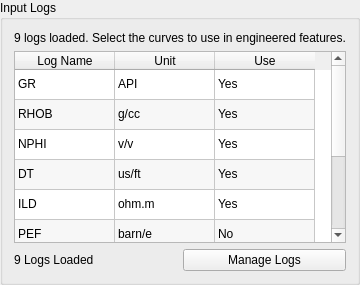
            <widget class="QGroupBox" name="grpInputLogsFeature">
             <property name="title"><string>Input Logs</string></property>
             <layout class="QVBoxLayout" name="grpInputLogsFeatureLayout">
              <item><widget class="QLabel" name="smallHint"><property name="text"><string>9 logs loaded. Select the curves to use in engineered features.</string></property></widget></item>
              <item>
               <widget class="QTableWidget" name="tblLogs">
                <property name="alternatingRowColors"><bool>true</bool></property>
                <property name="rowCount"><number>9</number></property>
                <property name="columnCount"><number>3</number></property>
                <attribute name="horizontalHeaderVisible"><bool>true</bool></attribute>
                <attribute name="verticalHeaderVisible"><bool>false</bool></attribute>
                <column><property name="text"><string>Log Name</string></property></column>
                <column><property name="text"><string>Unit</string></property></column>
                <column><property name="text"><string>Use</string></property></column>
                <item row="0" column="0"><property name="text"><string>GR</string></property></item>
                <item row="0" column="1"><property name="text"><string>API</string></property></item>
                <item row="0" column="2"><property name="text"><string>Yes</string></property></item>
                <item row="1" column="0"><property name="text"><string>RHOB</string></property></item>
                <item row="1" column="1"><property name="text"><string>g/cc</string></property></item>
                <item row="1" column="2"><property name="text"><string>Yes</string></property></item>
                <item row="2" column="0"><property name="text"><string>NPHI</string></property></item>
                <item row="2" column="1"><property name="text"><string>v/v</string></property></item>
                <item row="2" column="2"><property name="text"><string>Yes</string></property></item>
                <item row="3" column="0"><property name="text"><string>DT</string></property></item>
                <item row="3" column="1"><property name="text"><string>us/ft</string></property></item>
                <item row="3" column="2"><property name="text"><string>Yes</string></property></item>
                <item row="4" column="0"><property name="text"><string>ILD</string></property></item>
                <item row="4" column="1"><property name="text"><string>ohm.m</string></property></item>
                <item row="4" column="2"><property name="text"><string>Yes</string></property></item>
                <item row="5" column="0"><property name="text"><string>PEF</string></property></item>
                <item row="5" column="1"><property name="text"><string>barn/e</string></property></item>
                <item row="5" column="2"><property name="text"><string>No</string></property></item>
                <item row="6" column="0"><property name="text"><string>CALI</string></property></item>
                <item row="6" column="1"><property name="text"><string>in</string></property></item>
                <item row="6" column="2"><property name="text"><string>No</string></property></item>
               </widget>
              </item>
              <item>
               <layout class="QHBoxLayout" name="featureLogButtonRow">
                <item><widget class="QLabel" name="metricCard_3"><property name="text"><string>9 Logs Loaded</string></property></widget></item>
                <item><widget class="QPushButton" name="btnManageLogs"><property name="text"><string>Manage Logs</string></property></widget></item>
               </layout>
              </item>
             </layout>
            </widget>
